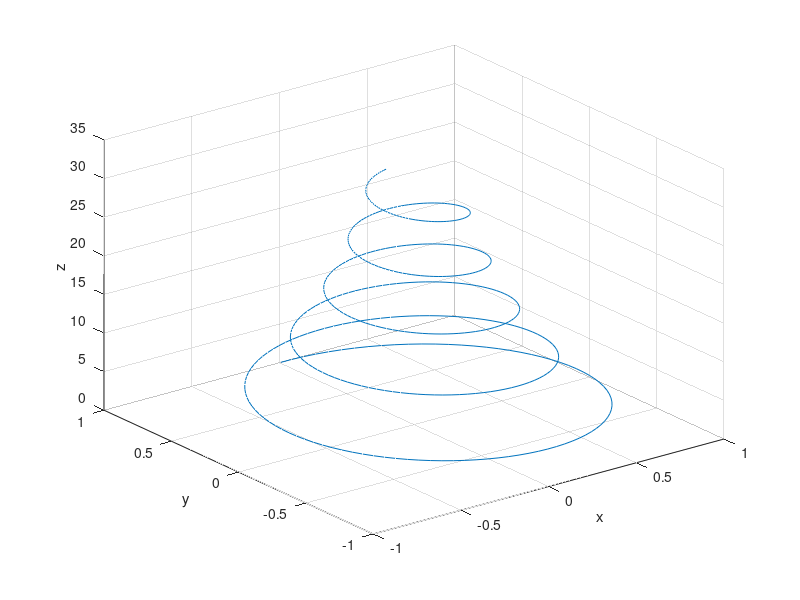
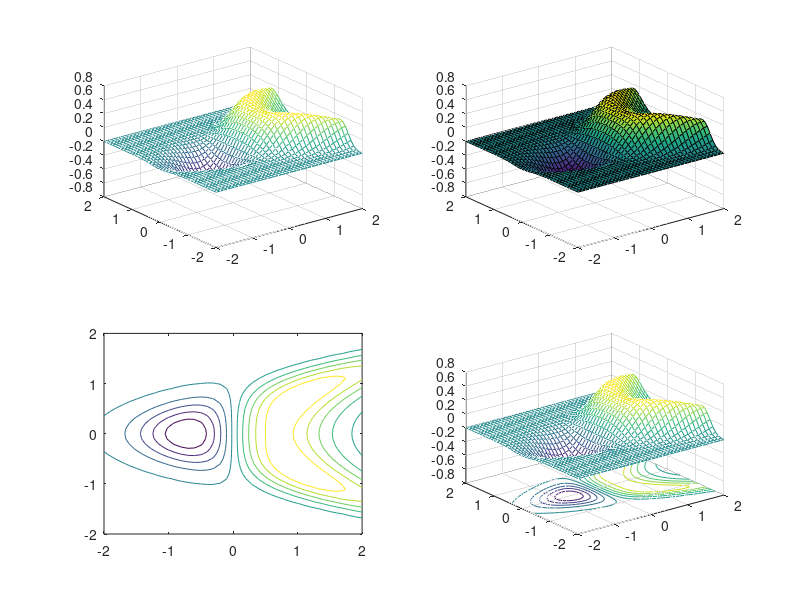
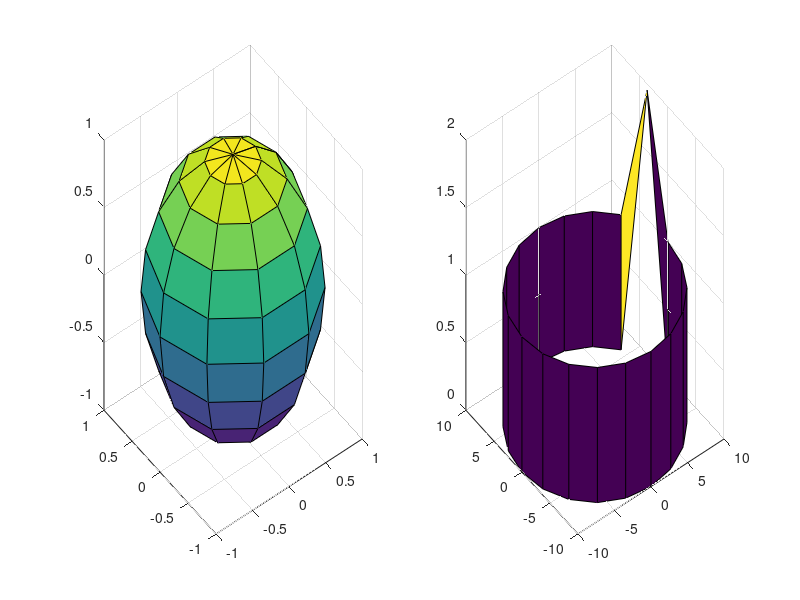

These figures' MATLAB source, in order:
figure(1)%lineas en 3d
t = 0:pi()/50:10*pi();
x = exp(-0.05*t).*sin(t);
y = exp(-0.05*t).*cos(t);
z = t;
plot3(x,y,z)
xlabel('x')
ylabel('y')
zlabel('z')
grid on

figure(2)
%Malla en 3d
subplot(2,2,1)
x = -2:0.1:2;
y = x;
[x, y] = meshgrid(x,y);
z = x.*exp(-((x-y.^2).^2+y.^2));
mesh(x,y,z)

%Superficie en 3d
subplot(2,2,2)
x = -2:0.1:2;
y = x;
[x, y] = meshgrid(x,y);
z = x.*exp(-((x-y.^2).^2+y.^2));
surf(x,y,z)

%Grafica de contorno
subplot(2,2,3)
x = -2:0.1:2;
y = x;
[x, y] = meshgrid(x,y);
z = x.*exp(-((x-y.^2).^2+y.^2));
contour(x,y,z)

%Grafica de contorno y malla 3d
subplot(2,2,4)
x = -2:0.1:2;
y = x;
[x, y] = meshgrid(x,y);
z = x.*exp(-((x-y.^2).^2+y.^2));
meshc(x,y,z)

%%%%%Funciones definidas pregraficas 3d%%%%
figure(3)
% "2 graficas" se ponen en 
% 1 renglon y 2 columnas
subplot(1,2,1)
% Graficar una espera
%Radio
r = 10;
sphere(r)

subplot(1,2,2)
% Graficar un cilindro en 3d
% radio
r = 10;

% altura
h = 2; 

% asignar a las variables "x", "y" y "z"
% los valores de la funcion predefinida
% para graficar un cilindro (cylinder) en matlab 
[x,y,z] = cylinder(r); z(:,2) = h; 

% poner la altura
surf(x,y,z)


